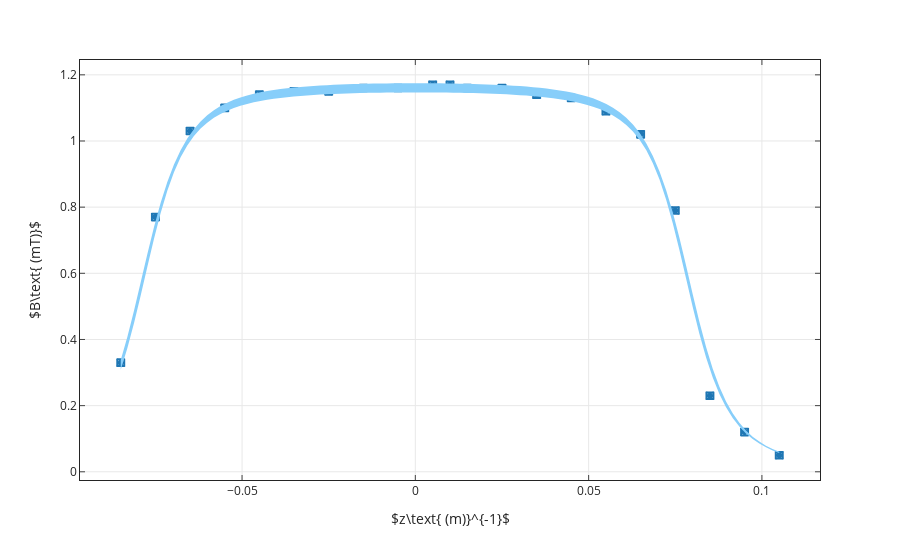

Write notebook code for a chart like this one.
### Code cell
name=f'{b15026=}'.split('=')[0]
I=0.98
N=150
# L=0.155
L=0.157
# while L<0.17:
# print(L)
R=0.026/2
analisi(b15026,name,I,N,L,R)
bobina(I,N,L,R,0)
# L=L+0.001
